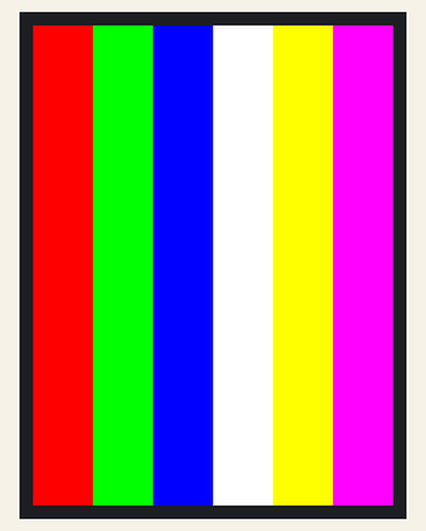
This sketch was run on a simulated Arduino Uno, built with avr-gcc and run on an emulated ATmega328P. Shown: 240×320 colour display. Wiring (inferred from the names in the program): ILI9341-type TFT: RS A2; E A1; data pin 8, pin 9, pin 2, pin 3, pin 4, pin 5, pin 6, pin 7. What the sketch prints to the serial monitor is not drawn.

Above: at 14.2 s.

The sketch:

02_ILI9341_Graphics.ino
```cpp
/*
  LAB-03 / TEST-02
  Arduino UNO + MAR2406 2.4" TFT Touch Shield
  Direct ILI9341 graphics smoke test.

  No external libraries are required.

  Expected sequence:
    RED -> GREEN -> BLUE -> WHITE -> BLACK
  Then the display remains on a six-bar RGB565 color pattern.

  This sketch is intentionally AVR/UNO-specific for fast writes.
*/

#include <Arduino.h>

static const uint8_t LCD_RD  = A0;
static const uint8_t LCD_WR  = A1;
static const uint8_t LCD_RS  = A2;
static const uint8_t LCD_CS  = A3;
static const uint8_t LCD_RST = A4;

static inline void dataBusOutput() {
  DDRD |= 0xFC;   // UNO D2..D7 = LCD D2..D7
  DDRB |= 0x03;   // UNO D8..D9 = LCD D0..D1
}

static inline void write8(uint8_t value) {
  PORTD = (PORTD & 0x03) | (value & 0xFC);
  PORTB = (PORTB & 0xFC) | (value & 0x03);

  digitalWrite(LCD_WR, LOW);
  digitalWrite(LCD_WR, HIGH);
}

static void writeCommand(uint8_t command) {
  digitalWrite(LCD_CS, LOW);
  digitalWrite(LCD_RS, LOW);
  write8(command);
  digitalWrite(LCD_CS, HIGH);
}

static void writeData8(uint8_t value) {
  digitalWrite(LCD_CS, LOW);
  digitalWrite(LCD_RS, HIGH);
  write8(value);
  digitalWrite(LCD_CS, HIGH);
}

static void writeCommandData(uint8_t command, const uint8_t *data, uint8_t count) {
  digitalWrite(LCD_CS, LOW);
  digitalWrite(LCD_RS, LOW);
  write8(command);
  digitalWrite(LCD_RS, HIGH);

  for (uint8_t i = 0; i < count; ++i) {
    write8(data[i]);
  }

  digitalWrite(LCD_CS, HIGH);
}

static void hardwareReset() {
  digitalWrite(LCD_CS, HIGH);
  digitalWrite(LCD_RD, HIGH);
  digitalWrite(LCD_WR, HIGH);
  digitalWrite(LCD_RS, HIGH);

  digitalWrite(LCD_RST, HIGH);
  delay(5);
  digitalWrite(LCD_RST, LOW);
  delay(20);
  digitalWrite(LCD_RST, HIGH);
  delay(150);
}

static void ili9341Init() {
  writeCommand(0x01); // Software reset
  delay(120);

  writeCommand(0x28); // Display OFF

  const uint8_t cf[] = {0x00, 0xC1, 0x30};
  writeCommandData(0xCF, cf, sizeof(cf));

  const uint8_t ed[] = {0x64, 0x03, 0x12, 0x81};
  writeCommandData(0xED, ed, sizeof(ed));

  const uint8_t e8[] = {0x85, 0x00, 0x78};
  writeCommandData(0xE8, e8, sizeof(e8));

  const uint8_t cb[] = {0x39, 0x2C, 0x00, 0x34, 0x02};
  writeCommandData(0xCB, cb, sizeof(cb));

  const uint8_t f7[] = {0x20};
  writeCommandData(0xF7, f7, sizeof(f7));

  const uint8_t ea[] = {0x00, 0x00};
  writeCommandData(0xEA, ea, sizeof(ea));

  const uint8_t c0[] = {0x23};
  writeCommandData(0xC0, c0, sizeof(c0));

  const uint8_t c1[] = {0x10};
  writeCommandData(0xC1, c1, sizeof(c1));

  const uint8_t c5[] = {0x3E, 0x28};
  writeCommandData(0xC5, c5, sizeof(c5));

  const uint8_t c7[] = {0x86};
  writeCommandData(0xC7, c7, sizeof(c7));

  // Portrait 240x320, BGR color order.
  const uint8_t madctl[] = {0x48};
  writeCommandData(0x36, madctl, sizeof(madctl));

  // 16-bit RGB565 pixels.
  const uint8_t pixfmt[] = {0x55};
  writeCommandData(0x3A, pixfmt, sizeof(pixfmt));

  const uint8_t b1[] = {0x00, 0x18};
  writeCommandData(0xB1, b1, sizeof(b1));

  const uint8_t b6[] = {0x08, 0x82, 0x27};
  writeCommandData(0xB6, b6, sizeof(b6));

  const uint8_t f2[] = {0x00};
  writeCommandData(0xF2, f2, sizeof(f2));

  const uint8_t gammaSet[] = {0x01};
  writeCommandData(0x26, gammaSet, sizeof(gammaSet));

  const uint8_t gammaPos[] = {
    0x0F, 0x31, 0x2B, 0x0C, 0x0E, 0x08, 0x4E, 0xF1,
    0x37, 0x07, 0x10, 0x03, 0x0E, 0x09, 0x00
  };
  writeCommandData(0xE0, gammaPos, sizeof(gammaPos));

  const uint8_t gammaNeg[] = {
    0x00, 0x0E, 0x14, 0x03, 0x11, 0x07, 0x31, 0xC1,
    0x48, 0x08, 0x0F, 0x0C, 0x31, 0x36, 0x0F
  };
  writeCommandData(0xE1, gammaNeg, sizeof(gammaNeg));

  writeCommand(0x11); // Sleep OUT
  delay(120);

  writeCommand(0x29); // Display ON
  delay(20);
}

static void setAddressWindow(uint16_t x0, uint16_t y0, uint16_t x1, uint16_t y1) {
  uint8_t col[] = {
    (uint8_t)(x0 >> 8), (uint8_t)x0,
    (uint8_t)(x1 >> 8), (uint8_t)x1
  };
  writeCommandData(0x2A, col, sizeof(col));

  uint8_t row[] = {
    (uint8_t)(y0 >> 8), (uint8_t)y0,
    (uint8_t)(y1 >> 8), (uint8_t)y1
  };
  writeCommandData(0x2B, row, sizeof(row));
}

static void fillRect(uint16_t x, uint16_t y, uint16_t w, uint16_t h, uint16_t color) {
  if (w == 0 || h == 0) {
    return;
  }

  setAddressWindow(x, y, x + w - 1, y + h - 1);

  digitalWrite(LCD_CS, LOW);
  digitalWrite(LCD_RS, LOW);
  write8(0x2C); // Memory write
  digitalWrite(LCD_RS, HIGH);

  const uint8_t hi = color >> 8;
  const uint8_t lo = color & 0xFF;
  uint32_t pixels = (uint32_t)w * h;

  while (pixels--) {
    write8(hi);
    write8(lo);
  }

  digitalWrite(LCD_CS, HIGH);
}

static void fillScreen(uint16_t color) {
  fillRect(0, 0, 240, 320, color);
}

static void showColorBars() {
  const uint16_t colors[6] = {
    0xF800, // red
    0x07E0, // green
    0x001F, // blue
    0xFFFF, // white
    0xFFE0, // yellow
    0xF81F  // magenta
  };

  for (uint8_t i = 0; i < 6; ++i) {
    fillRect(i * 40, 0, 40, 320, colors[i]);
  }
}

void setup() {
  Serial.begin(115200);

  pinMode(LCD_RD, OUTPUT);
  pinMode(LCD_WR, OUTPUT);
  pinMode(LCD_RS, OUTPUT);
  pinMode(LCD_CS, OUTPUT);
  pinMode(LCD_RST, OUTPUT);

  dataBusOutput();

  digitalWrite(LCD_RD, HIGH);
  digitalWrite(LCD_WR, HIGH);
  digitalWrite(LCD_RS, HIGH);
  digitalWrite(LCD_CS, HIGH);
  digitalWrite(LCD_RST, HIGH);

  delay(250);

  Serial.println();
  Serial.println(F("LAB-03 TEST-02 - ILI9341 graphics smoke test v0.1"));
  Serial.println(F("TEST-01 already confirmed controller ID 0x9341."));
  Serial.println(F("Initializing display..."));

  hardwareReset();
  ili9341Init();

  Serial.println(F("Display initialized."));
  Serial.println(F("Expected: RED -> GREEN -> BLUE -> WHITE -> BLACK -> color bars"));

  fillScreen(0xF800);
  Serial.println(F("RED"));
  delay(1200);

  fillScreen(0x07E0);
  Serial.println(F("GREEN"));
  delay(1200);

  fillScreen(0x001F);
  Serial.println(F("BLUE"));
  delay(1200);

  fillScreen(0xFFFF);
  Serial.println(F("WHITE"));
  delay(1200);

  fillScreen(0x0000);
  Serial.println(F("BLACK"));
  delay(1200);

  showColorBars();
  Serial.println(F("COLOR BARS"));
  Serial.println(F("TEST-02 visual result now requires operator observation."));
}

void loop() {
}
```
